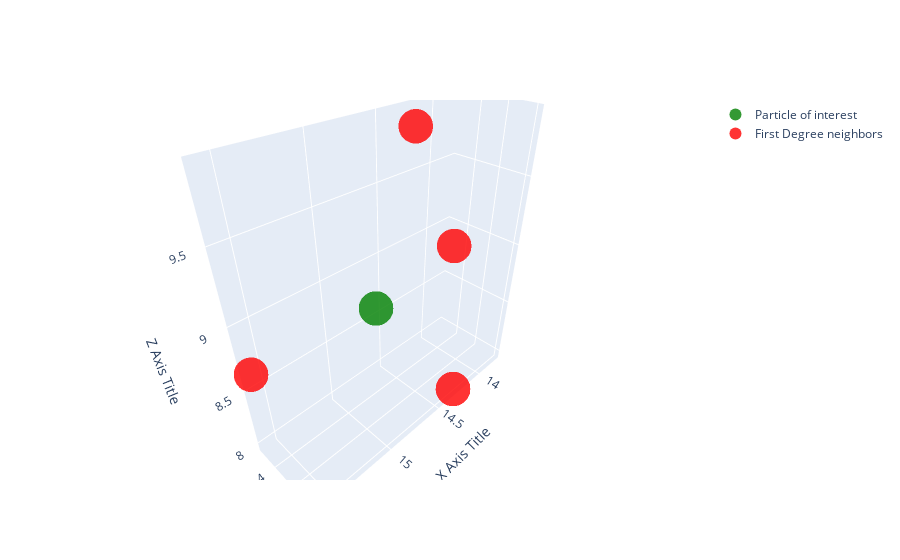

This figure's notebook cell:
### Code cell
import numpy as np
import plotly.graph_objs as go
from IPython.display import display
from plotly.io import write_html

# Create 3D scatter plot
fig = go.Figure(data=[go.Scatter3d(
    x=[poi[0]],
    y=[poi[1]],
    z=[poi[2]],
    mode='markers',
    marker=dict(
        size=12,
        color="green",               
        opacity=0.8
    )
     ,name="Particle of interest"
)])

# Add trace for data2
fig.add_trace(go.Scatter3d(
    x=points_ref[idx][1:,0],
    y=points_ref[idx][1:,1],
    z=points_ref[idx][1:,2],
    mode='markers',
    marker=dict(
        size=12,
        color = "red",
        opacity=0.8
    ),
     name="First Degree neighbors"
))

# Update layout
fig.update_layout(scene=dict(
    xaxis_title='X Axis Title',
    yaxis_title='Y Axis Title',
    zaxis_title='Z Axis Title'
))

# Show plot
fig.show()
write_html(fig, file="scatter_plot.html")
# write_image(fig, file="scatter_plot.svg")
# display(fig)

### Figure 1 — Plotly figure (JSON) as saved in the notebook; plotly's stock layout.template omitted (floating-point values rounded to 4 significant figures)
{"data": [{"marker": {"color": "green", "opacity": 0.8, "size": 12}, "mode": "markers", "name": "Particle of interest", "type": "scatter3d", "x": [14.72], "y": [1.41], "z": [8.74]}, {"marker": {"color": "red", "opacity": 0.8, "size": 12}, "mode": "markers", "name": "First Degree neighbors", "type": "scatter3d", "x": [15.57, 13.79, 14.32, 14.44], "y": [1.235, 1.323, 1.82, 1.465], "z": [8.616, 8.807, 7.98, 9.879]}], "layout": {"autosize": true, "scene": {"aspectmode": "auto", "aspectratio": {"x": 1.421, "y": 0.4655, "z": 1.512}, "camera": {"center": {"x": 0, "y": 0, "z": 0}, "eye": {"x": 1.25, "y": 1.25, "z": 1.25}, "projection": {"type": "perspective"}, "up": {"x": 0, "y": 0, "z": 1}}, "xaxis": {"title": {"text": "X Axis Title"}, "type": "linear"}, "yaxis": {"title": {"text": "Y Axis Title"}, "type": "linear"}, "zaxis": {"title": {"text": "Z Axis Title"}, "type": "linear"}}}}
